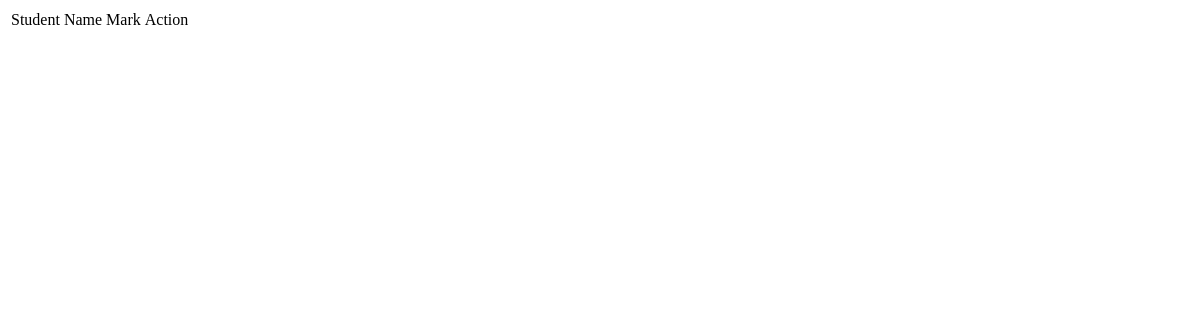
Before: /viewmark/1 with the older database file.
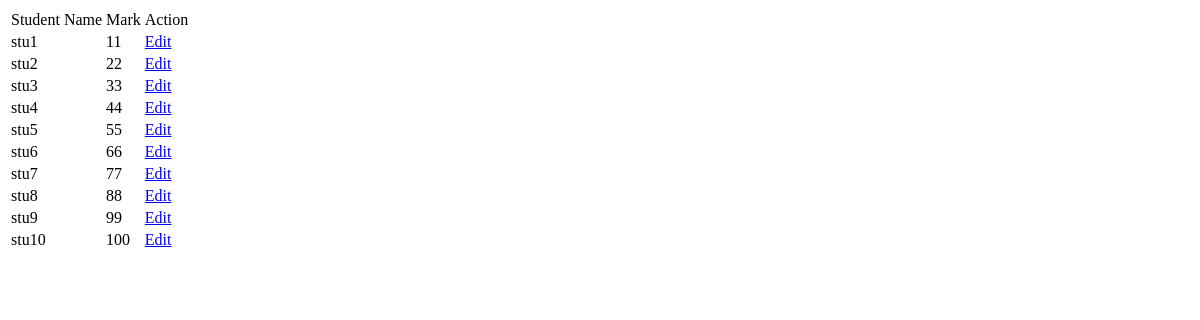
After: the same page with the newer database file.
### student/models.py (models this page shows, shortened)
class Mark(models.Model):
    term = models.ForeignKey(ExamType,on_delete=models.CASCADE)
    student = models.ForeignKey(Student,on_delete=models.CASCADE)
    subject =models.ForeignKey(Subject,on_delete=models.CASCADE)
    mark = models.PositiveSmallIntegerField()

class Student(models.Model):
    user = models.OneToOneField(CustomUser,on_delete=models.CASCADE)
    name = models.CharField(max_length=255)
    which_class = models.ForeignKey(Class,on_delete=models.CASCADE,blank=True)

### teacher/views.py (the view)
# urls.py: path('viewmark/<int:subject_id>',view_mark,name='view-mark'),
def view_mark(request,subject_id):
    subject = Subject.objects.get(id=subject_id)
    marks = Mark.objects.filter(subject=subject, student__which_class=subject.which_class)
    return render(request,'view_mark.html',{'marks':marks})

### template/view_mark.html (shortened to what this page needs)
<!DOCTYPE html>
<html lang="en">
<head>
</head>
<body>
    <table>
        <thead>
            <tr>
                <td>Student Name</td>
                <td>Mark</td>
                <td>Action</td>
            </tr>
        </thead>
        <tbody>
            {% for mark in marks %}
            <tr>
                <td>{{mark.student.name}}</td>
                <td>{{mark.mark}}</td>
                <td><a href="{% url 'edit-mark' mark.id %}">Edit</a></td>
            </tr>
            {% endfor %}
        </tbody>
    </table>
</body>
</html>

Changed rows visible on the page:
added Mark: student.name "stu1", mark "11"
added Mark: student.name "stu2", mark "22"
added Mark: student.name "stu3", mark "33"
added Mark: student.name "stu4", mark "44"
added Mark: student.name "stu5", mark "55"
added Mark: student.name "stu6", mark "66"
added Mark: student.name "stu7", mark "77"
added Mark: student.name "stu8", mark "88"
added Mark: student.name "stu9", mark "99"
added Mark: student.name "stu10", mark "100"
